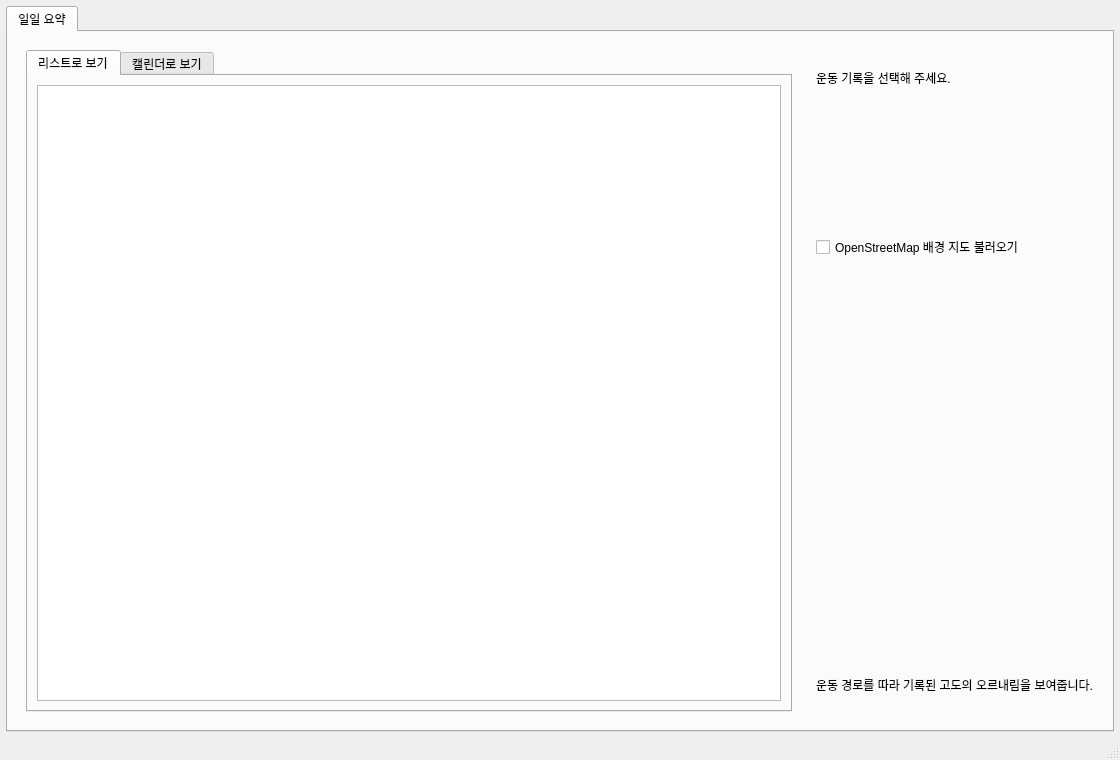
<?xml version="1.0" encoding="UTF-8"?>
<ui version="4.0">
 <class>MainWindow</class>
 <widget class="QMainWindow" name="MainWindow">
  <property name="windowTitle">
   <string>러닝 메이트</string>
  </property>
  <property name="geometry">
   <rect>
    <x>0</x>
    <y>0</y>
    <width>1120</width>
    <height>760</height>
   </rect>
  </property>
  <widget class="QWidget" name="centralwidget">
   <layout class="QVBoxLayout" name="mainLayout">
    <property name="leftMargin">
     <number>6</number>
    </property>
    <property name="topMargin">
     <number>6</number>
    </property>
    <property name="rightMargin">
     <number>6</number>
    </property>
    <property name="bottomMargin">
     <number>6</number>
    </property>
    <item>
     <widget class="QTabWidget" name="main_tabs">
      <property name="currentIndex">
       <number>0</number>
      </property>
      <widget class="QWidget" name="dailyTab">
       <attribute name="title">
        <string>일일 요약</string>
       </attribute>
       <layout class="QVBoxLayout" name="dailyTabLayout">
        <item>
         <layout class="QHBoxLayout" name="record_content_layout">
          <property name="leftMargin">
           <number>0</number>
          </property>
          <property name="topMargin">
           <number>0</number>
          </property>
          <property name="rightMargin">
           <number>0</number>
          </property>
          <property name="bottomMargin">
           <number>0</number>
          </property>
          <item>
           <widget class="QWidget" name="recordListPanel">
           <layout class="QVBoxLayout" name="recordListPanelLayout">
            <item>
             <widget class="QTabWidget" name="record_views">
              <widget class="QWidget" name="listPage">
               <attribute name="title">
                <string>리스트로 보기</string>
               </attribute>
               <layout class="QVBoxLayout" name="listPageLayout">
                <item>
                 <widget class="QListWidget" name="workout_list"/>
                </item>
               </layout>
              </widget>
              <widget class="QWidget" name="calendarPage">
               <attribute name="title">
                <string>캘린더로 보기</string>
               </attribute>
               <layout class="QVBoxLayout" name="calendarPageLayout">
                <item alignment="Qt::AlignHCenter">
                 <widget class="QCalendarWidget" name="calendar">
                  <property name="gridVisible">
                   <bool>true</bool>
                  </property>
                 </widget>
                </item>
                <item>
                 <widget class="QListWidget" name="calendar_workout_list"/>
                </item>
               </layout>
              </widget>
             </widget>
            </item>
           </layout>
           </widget>
          </item>
          <item>
           <widget class="QWidget" name="detailPanel">
           <layout class="QVBoxLayout" name="detailPanelLayout">
            <item>
             <widget class="QLabel" name="detail_title">
              <property name="text">
               <string>운동 기록을 선택해 주세요.</string>
              </property>
             </widget>
            </item>
            <item>
             <widget class="QLabel" name="detail_text">
              <property name="text">
               <string/>
              </property>
             </widget>
            </item>
            <item>
             <widget class="QWidget" name="metrics">
              <layout class="QHBoxLayout" name="metrics_layout">
               <property name="leftMargin">
                <number>0</number>
               </property>
               <property name="topMargin">
                <number>4</number>
               </property>
               <property name="rightMargin">
                <number>0</number>
               </property>
               <property name="bottomMargin">
                <number>4</number>
               </property>
              </layout>
             </widget>
            </item>
            <item>
             <widget class="QCheckBox" name="osm_map_toggle">
              <property name="text">
               <string>OpenStreetMap 배경 지도 불러오기</string>
              </property>
              <property name="toolTip">
               <string>켜면 현재 운동 경로 주변의 지도 타일을 온라인으로 요청합니다. 운동 위치가 OpenStreetMap 타일 제공자에게 전달됩니다.</string>
              </property>
             </widget>
            </item>
            <item>
             <widget class="QWidget" name="route_plot_container">
              <property name="minimumSize">
               <size>
                <width>0</width>
                <height>190</height>
               </size>
              </property>
              <layout class="QVBoxLayout" name="route_plot_layout">
               <property name="leftMargin">
                <number>0</number>
               </property>
               <property name="topMargin">
                <number>0</number>
               </property>
               <property name="rightMargin">
                <number>0</number>
               </property>
               <property name="bottomMargin">
                <number>0</number>
               </property>
              </layout>
             </widget>
            </item>
            <item>
             <widget class="QWidget" name="elevation_plot_container">
              <property name="minimumSize">
               <size>
                <width>0</width>
                <height>190</height>
               </size>
              </property>
              <layout class="QVBoxLayout" name="elevation_plot_layout">
               <property name="leftMargin">
                <number>0</number>
               </property>
               <property name="topMargin">
                <number>0</number>
               </property>
               <property name="rightMargin">
                <number>0</number>
               </property>
               <property name="bottomMargin">
                <number>0</number>
               </property>
              </layout>
             </widget>
            </item>
            <item>
             <widget class="QLabel" name="elevation_caption">
              <property name="text">
               <string>운동 경로를 따라 기록된 고도의 오르내림을 보여줍니다.</string>
              </property>
             </widget>
            </item>
           </layout>
           </widget>
           <property name="stretch">
            <number>1</number>
           </property>
          </item>
         </layout>
        </item>
       </layout>
      </widget>
     </widget>
    </item>
   </layout>
  </widget>
  <widget class="QMenuBar" name="menubar">
   <property name="geometry">
    <rect>
     <x>0</x>
     <y>0</y>
     <width>1120</width>
     <height>21</height>
    </rect>
   </property>
  </widget>
  <widget class="QStatusBar" name="statusbar"/>
 </widget>
 <resources/>
 <connections/>
</ui>
